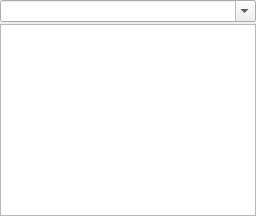
<?xml version="1.0" encoding="UTF-8"?>
<ui version="4.0">
 <class>dock</class>
 <widget class="QDockWidget" name="dock">
  <property name="floating">
   <bool>false</bool>
  </property>
  <property name="windowTitle">
   <string>Processing Modules</string>
  </property>
  <widget class="QWidget" name="contents">
   <layout class="QVBoxLayout" name="verticalLayout">
    <property name="spacing">
     <number>2</number>
    </property>
    <property name="margin">
     <number>0</number>
    </property>
    <item>
     <widget class="QComboBox" name="filterBox">
      <property name="editable">
       <bool>true</bool>
      </property>
     </widget>
    </item>
    <item>
     <widget class="QTreeWidget" name="moduleList">
      <attribute name="headerVisible">
       <bool>false</bool>
      </attribute>
      <attribute name="headerVisible">
       <bool>false</bool>
      </attribute>
      <column>
       <property name="text">
        <string>Module</string>
       </property>
      </column>
     </widget>
    </item>
   </layout>
  </widget>
 </widget>
 <resources/>
 <connections/>
</ui>
